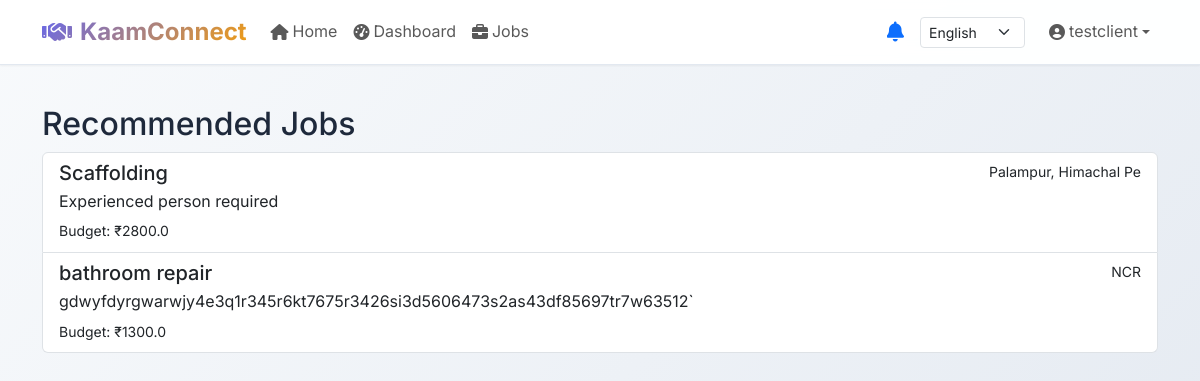
The app's page /jobs/matches (signed in) with its own data.
### app/models/user.py (models this page shows, shortened)
class User(UserMixin, db.Model):
    __tablename__ = 'users'
    id = db.Column(db.Integer, primary_key=True)
    username = db.Column(db.String(80), unique=True, nullable=False)
    email = db.Column(db.String(120), unique=True, nullable=False)
    password_hash = db.Column(db.String(255))
    phone_number = db.Column(db.String(20))
    user_type = db.Column(db.String(20))  # 'client' or 'worker'
    preferred_language = db.Column(db.String(20))
    created_at = db.Column(db.DateTime, default=datetime.utcnow)
    last_seen = db.Column(db.DateTime, default=datetime.utcnow)
    jobs = db.relationship('Job', backref='creator', lazy=True)
    applications = db.relationship('JobApplication', backref='applicant', lazy=True)
    messages = db.relationship('Message', backref='sender', lazy=True)
    skills = db.relationship('UserSkill', backref='user', lazy='dynamic', cascade='all, delete-orphan')
    @property
    def first_name(self) -> str:
        if not self.username:
            return ''
        for part in self.username.strip().split():
            if part:
                return part
        return ''

class Job(db.Model):
    __tablename__ = 'jobs'
    id = db.Column(db.Integer, primary_key=True)
    title = db.Column(db.String(100), nullable=False)
    description = db.Column(db.Text, nullable=False)
    budget = db.Column(db.Float)
    location = db.Column(db.String(200))
    status = db.Column(db.String(20), default='open')  # open, in_progress, completed
    created_at = db.Column(db.DateTime, default=datetime.utcnow)
    user_id = db.Column(db.Integer, db.ForeignKey('users.id'), nullable=False)
    applications = db.relationship('JobApplication', backref='job', lazy=True)
    messages = db.relationship('Message', backref='job', lazy=True)

### app/routes/jobs.py (the view)
@jobs_bp.route('/matches')
@login_required
def job_matches():
    jobs = Job.query.filter(Job.status == 'open').order_by(Job.created_at.desc()).all()
    return render_template('jobs/matches.html', jobs=jobs)

### app/services/translation.py (called while the page is built)
    def translate_key(self, key: str, target_lang: str, **kwargs) -> str:
        try:
            target = (self.catalog.get(target_lang) or {}).get(key)
            if not target:
                target = (self.catalog.get('en') or {}).get(key) or key
            if kwargs:
                return target.format(**kwargs)
            return target
        except Exception:
            return key

### app/templates/jobs/matches.html (shortened to what this page needs)
{% extends 'base.html' %}
{% block content %}
<div class="container mt-4">
  <h2>Recommended Jobs</h2>
  {% if jobs %}
    <div class="list-group">
      {% for job in jobs %}
        <a class="list-group-item list-group-item-action" href="{{ url_for('jobs.view_job', job_id=job.id) }}">
          <div class="d-flex w-100 justify-content-between">
            <h5 class="mb-1">{{ job.title }}</h5>
            <small>{{ job.location or '-' }}</small>
          </div>
          <p class="mb-1">{{ job.description }}</p>
          <small>Budget: ₹{{ job.budget if job.budget is not none else '-' }}</small>
        </a>
      {% endfor %}
    </div>
  {% else %}
    <p>No matches available.</p>
  {% endif %}
</div>
{% endblock %}

### app/templates/base.html (shortened to what this page needs)
<!DOCTYPE html>
<html lang="en">
<head>
    <link href="https://cdn.jsdelivr.net/npm/bootstrap@5.3.0/dist/css/bootstrap.min.css" rel="stylesheet">
    <link rel="stylesheet" href="https://cdnjs.cloudflare.com/ajax/libs/font-awesome/6.4.0/css/all.min.css">
    <link rel="stylesheet" href="{{ url_for('static', filename='css/style.css') }}">
</head>
<body>
    <nav class="navbar navbar-expand-lg">
        <div class="container">
            <a class="navbar-brand d-flex align-items-center" href="{{ url_for('main.index') }}">
                <i class="fas fa-handshake me-2"></i>
                KaamConnect
            </a>
            <div class="collapse navbar-collapse" id="navbarNav">
                <ul class="navbar-nav me-auto">
                    <li class="nav-item">
                        <a class="nav-link d-flex align-items-center" href="{{ url_for('main.index') }}">
                            <i class="fas fa-home me-1"></i>
                            <span data-i18n-key="home">{{ t('home') if t('home') != 'home' else 'Home' }}</span>
                        </a>
                    </li>
                    {% if current_user.is_authenticated %}
                    <li class="nav-item">
                        <a class="nav-link d-flex align-items-center" href="{{ url_for('main.dashboard') }}">
                            <i class="fas fa-tachometer-alt me-1"></i>
                            <span data-i18n-key="dashboard">{{ t('dashboard') if t('dashboard') != 'dashboard' else 'Dashboard' }}</span>
                        </a>
                    </li>
                    <li class="nav-item">
                        <a class="nav-link d-flex align-items-center" href="{{ url_for('main.jobs') }}">
                            <i class="fas fa-briefcase me-1"></i>
                            <span data-i18n-key="jobs">{{ t('jobs') if t('jobs') != 'jobs' else 'Jobs' }}</span>
                        </a>
                    </li>
                    {% endif %}
                </ul>
                <ul class="navbar-nav align-items-center">
                    {% if current_user.is_authenticated %}
                    <li class="nav-item me-3">
                        <div class="position-relative">
                            <button class="btn btn-link p-0 text-decoration-none" id="notificationBtn">
                                <i class="fas fa-bell fs-5"></i>
                            </button>
                        </div>
                    </li>
                    {% endif %}
                    <li class="nav-item me-3">
                        {% include '_language_dropdown.html' %}
                    </li>
                    {% if current_user.is_authenticated %}
                    <li class="nav-item dropdown">
                        <a class="nav-link dropdown-toggle d-flex align-items-center" href="#" id="userDropdown" role="button" data-bs-toggle="dropdown">
                            <i class="fas fa-user-circle me-1"></i>
                            {{ current_user.first_name or current_user.username }}
                        </a>
                    </li>
                    {% endif %}
                </ul>
            </div>
        </div>
    </nav>
    <div class="toast-container position-fixed top-0 end-0 p-3" style="z-index: 1055;">
    </div>
    <main class="container-fluid px-4 py-3">
        {% block content %}{% endblock %}
    </main>
</body>
</html>

### app/templates/_language_dropdown.html (shortened to what this page needs)
<form method="POST" action="{{ url_for('language.set_language') }}" class="d-inline">
  {% set sel = current_user.preferred_language if current_user.is_authenticated else (session.get('preferred_language') or 'en') %}
  <select name="language" onchange="this.form.submit()" class="form-select form-select-sm" style="width:auto;display:inline-block;vertical-align:middle;">
    <option value="en" {% if sel == 'en' %}selected{% endif %}>English</option>
  </select>
</form>

### app/static/css/style.css (style rules this page uses)
:root { --primary-color: #6366f1; --primary-dark: #4f46e5; --primary-light: #a5b4fc; --secondary-color: #f59e0b; --success-color: #10b981; --danger-color: #ef4444; --warning-color: #f59e0b; --info-color: #3b82f6; --light-color: #f8fafc; --dark-color: #1e293b; --gray-100: #f1f5f9; --gray-200: #e2e8f0; --gray-300: #cbd5e1; --gray-400: #94a3b8; --gray-500: #64748b; --gray-600: #475569; --gray-700: #334155; --gray-800: #1e293b; --gray-900: #0f172a; --border-radius: 12px; --border-radius-sm: 8px; --border-radius-lg: 16px; --shadow-sm: 0 1px 2px 0 rgba(0, 0, 0, 0.05); --shadow: 0 1px 3px 0 rgba(0, 0, 0, 0.1), 0 1px 2px 0 rgba(0, 0, 0, 0.06); --shadow-md: 0 4px 6px -1px rgba(0, 0, 0, 0.1), 0 2px 4px -1px rgba(0, 0, 0, 0.06); --shadow-lg: 0 10px 15px -3px rgba(0, 0, 0, 0.1), 0 4px 6px -2px rgba(0, 0, 0, 0.05); --shadow-xl: 0 20px 25px -5px rgba(0, 0, 0, 0.1), 0 10px 10px -5px rgba(0, 0, 0, 0.04); }
* { box-sizing: border-box; }
body { background: linear-gradient(135deg, #f8fafc 0%, #e2e8f0 100%); font-family: 'Inter', -apple-system, BlinkMacSystemFont, 'Segoe UI', Roboto, sans-serif; line-height: 1.6; color: var(--gray-800); min-height: 100vh; }
.navbar { background: rgba(255, 255, 255, 0.95) !important; backdrop-filter: blur(10px); border-bottom: 1px solid var(--gray-200); box-shadow: var(--shadow-sm); transition: all 0.3s ease; }
.navbar-brand { font-weight: 700; font-size: 1.5rem; background: linear-gradient(135deg, var(--primary-color), var(--secondary-color)); -webkit-background-clip: text; -webkit-text-fill-color: transparent; background-clip: text; }
.btn { border-radius: var(--border-radius-sm); font-weight: 500; padding: 0.75rem 1.5rem; transition: all 0.2s ease; border: none; position: relative; overflow: hidden; }
.toast-container { position: fixed; top: 1rem; right: 1rem; z-index: 1050; }

### records on screen
User: language "English", username "testclient"
Job: title "Scaffolding", location "Palampur, Himachal Pe", description "Experienced person required", budget "2800.0"
Job: title "bathroom repair", location "NCR", description "gdwyfdyrgwarwjy4e3q1r345r6kt7675r3426si3d5606473s2as43df85697tr7w63512`", budget "1300.0"

### other values on screen
{{ t('home') if t('home') != 'home' else 'Home' }} "Home"
{{ t('dashboard') if t('dashboard') != 'dashboard' else 'Dashboard' }} "Dashboard"
{{ t('jobs') if t('jobs') != 'jobs' else 'Jobs' }} "Jobs"
